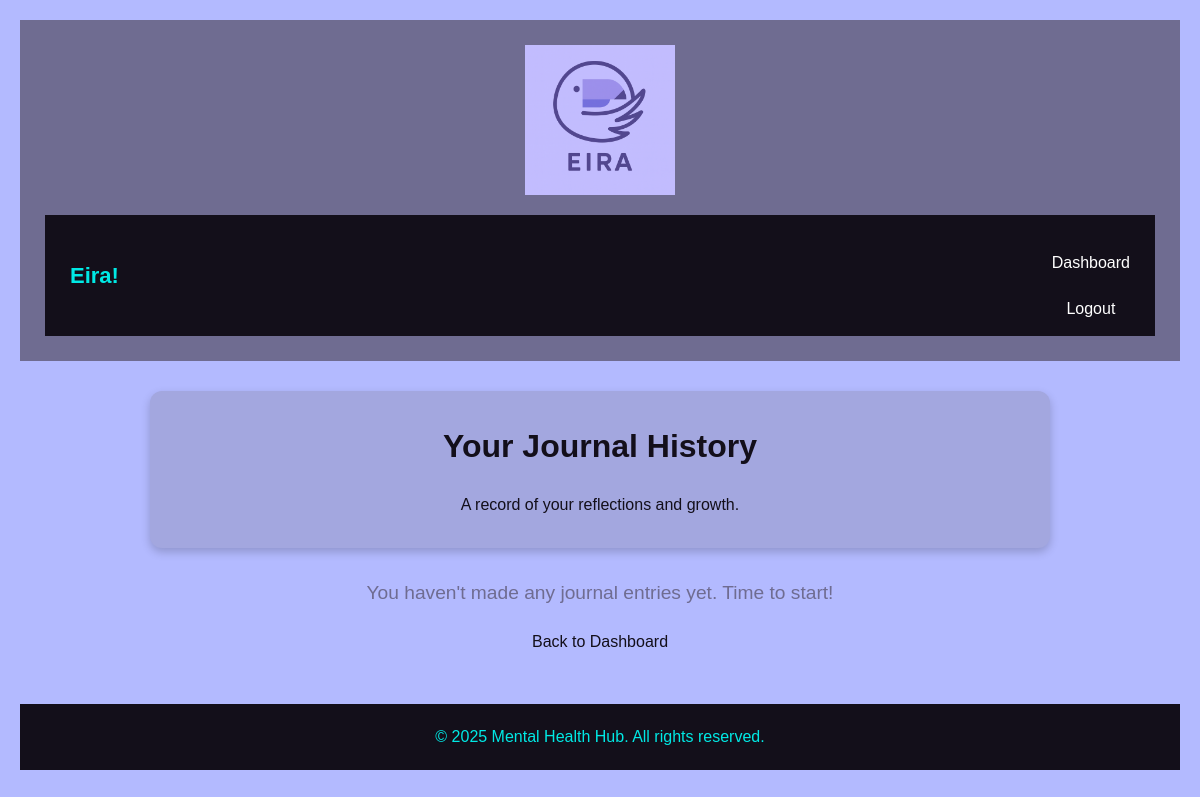
Page /history (signed in) on the earlier database version.
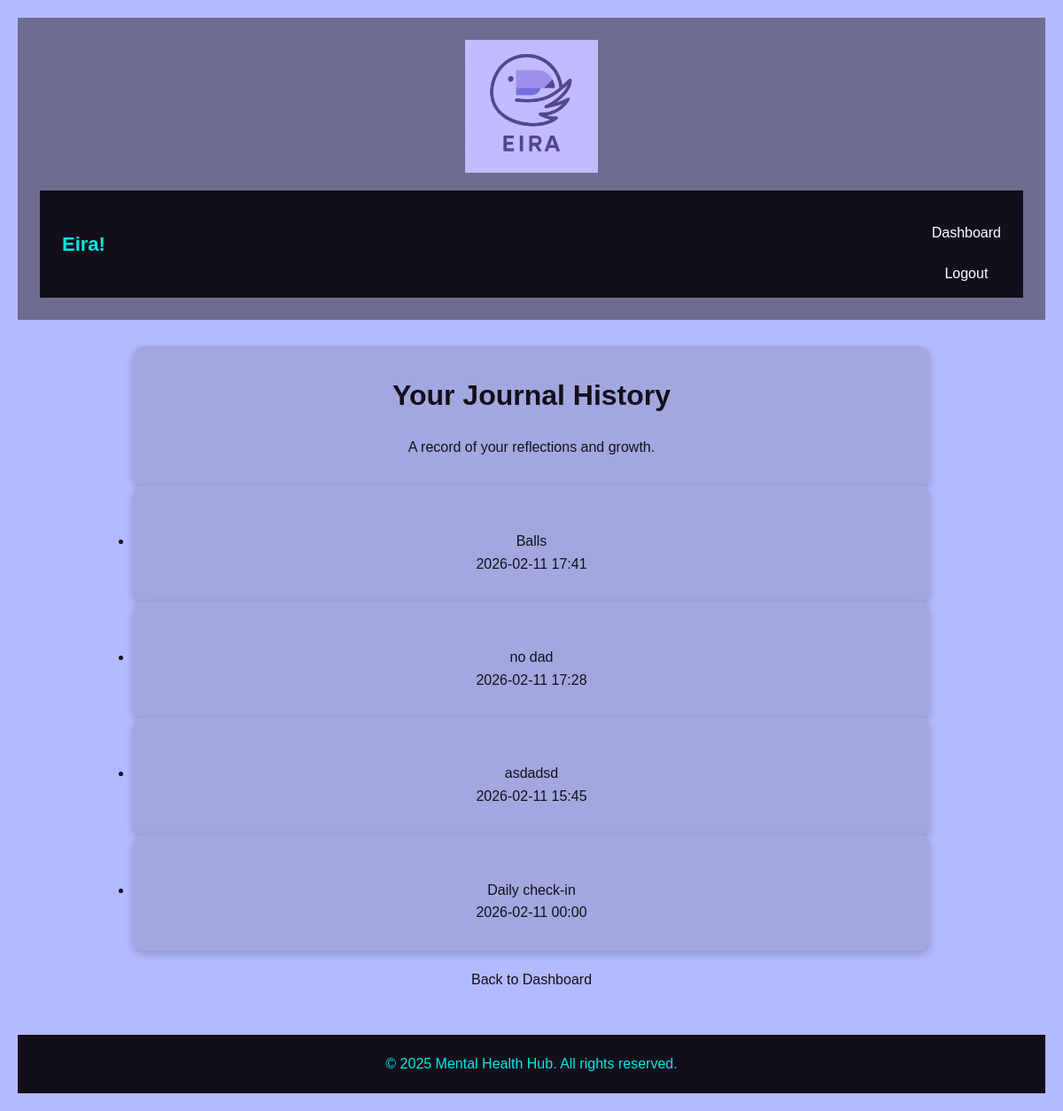
Same page on the later database version.
### tables this page shows
CREATE TABLE Journal (
            id INTEGER PRIMARY KEY AUTOINCREMENT,
            user_username VARCHAR(20) NOT NULL,
            title VARCHAR(100) NOT NULL,
            content TEXT NOT NULL,
            timestamp DATETIME DEFAULT CURRENT_TIMESTAMP,
            sleep_hours FLOAT,
            mood TEXT,
            mood_rating REAL,
            tags TEXT,
            FOREIGN KEY (user_username) REFERENCES User(username) ON DELETE CASCADE
        );

### app.py (the view)
@app.route("/history", methods=["GET"])
def history():
    if not is_logged_in():
        return redirect(url_for("index"))
    username = session["Username"]
    date_filter = request.args.get("timestamp")
    conn = get_db_connection()
    if date_filter:
        sql = """
            SELECT id, title, strftime('%Y-%m-%d %H:%M', timestamp) AS timestamp, mood, mood_rating
            FROM Journal
            WHERE user_username = ? AND strftime('%Y-%m-%d', timestamp) = ?
            ORDER BY timestamp DESC
        """
        entries = conn.execute(sql, (username, date_filter)).fetchall()
        page_title = f"Entries for {date_filter}"
    else:
        sql = """
            SELECT id, title, strftime('%Y-%m-%d %H:%M', timestamp) AS timestamp, mood, mood_rating
            FROM Journal
            WHERE user_username = ?
            ORDER BY timestamp DESC
        """
        entries = conn.execute(sql, (username,)).fetchall()
        page_title = "Your Journal History"
    conn.close()
    return render_template("history.html", entries=entries, page_title=page_title)

### app.py (called while the page is built)
def get_db_connection():
    conn = sqlite3.connect(DATABASE, check_same_thread=False)
    conn.row_factory = sqlite3.Row
    return conn

def is_logged_in():
    return "Username" in session

### templates/history.html (shortened to what this page needs)
<!DOCTYPE html>
<html lang="en">
<head>
    <link rel="stylesheet" href="/static/style.css">
</head>
<body>
    <header>
        <img src="/static/eiralogo.png" alt="Eira Logo" class="logo">
        <nav class="navbar">
            <h1 class="nav-left">Eira!</h1>
            <div>
                <a href="/dashboard">Dashboard</a>
                <a href="/logout">Logout</a>
            </div>
        </nav>
    </header>
    <div class="main-content">
        <section class="intro">
            <h2>Your Journal History</h2>
            <p>A record of your reflections and growth.</p>
        </section>
        <ul class="history-list">
            {% if entries %}
            {% for entry in entries %}
            <li class="intro entry-item">
                <a href="/entry/{{ entry.id }}">{{ entry.title }}</a>
                <span class="date">{{ entry.timestamp }}</span>
            </li>
            {% endfor %}
            {% else %}
            <p style="text-align: center; margin-top: 30px; font-size: 1.2rem; color: #6f6c91;">
                You haven't made any journal entries yet. Time to start!
            </p>
            {% endif %}
        </ul>
        <a href="/dashboard">Back to Dashboard</a>
    </div>
    <footer>
        <p>&copy; 2025 Mental Health Hub. All rights reserved.</p>
    </footer>
</body>
</html>

### static/style.css (style rules this page uses)
* { margin: 0; padding: 0; box-sizing: border-box; }
body { font-family: Arial, Helvetica, sans-serif; background-color: #b3baff; color: #130f1a; line-height: 1.6; padding: 20px; }
.navbar { width: 100%; background: #130f1a; padding: 15px 25px; display: flex; justify-content: space-between; align-items: center; }
.nav-left { color: #00e9e5; font-size: 22px; font-weight: 700; }
.navbar a { color: #fff; text-decoration: none; margin-left: 20px; font-weight: 500; transition: 0.2s ease; }
header { background-color: #6f6c91; color: #fff; text-align: center; padding: 25px; margin-bottom: 30px; }
header h1 { font-size: 2.5rem; }
.intro { background-color: #a3a7df; color: #130f1a; width: 80%; max-width: 900px; margin: 0 auto; padding: 30px; text-align: center; border-radius: 12px; box-shadow: 0 4px 10px rgba(0,0,0,0.2); }
.intro h2 { font-size: 2rem; margin-bottom: 20px; }
a { display: block; text-align: center; margin-top: 20px; text-decoration: none; color: #130f1a; transition: 0.2s ease; }
footer { text-align: center; margin-top: 50px; padding: 20px; background-color: #130f1a; color: #00e9e5; }
.logo { max-width: 150px; height: auto; display: block; margin: 0 auto 20px auto; }

Differences in the rows shown:
added Journal: title "Balls", timestamp "2026-02-11 17:41"
added Journal: title "no dad", timestamp "2026-02-11 17:28"
added Journal: title "asdadsd", timestamp "2026-02-11 15:45"
added Journal: title "Daily check-in", timestamp "2026-02-11 00:00"
Other differences:
text no longer shown: "You haven't made any journal entries yet. Time to start!"
